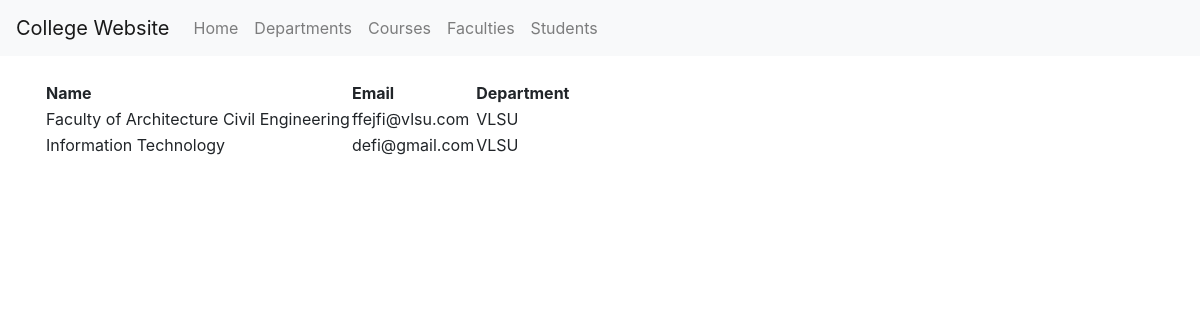
The app's page /faculty/ with its own data.
### simple/models.py (models this page shows, shortened)
class Faculty(models.Model):
    first_name = models.CharField(max_length=50)
    last_name = models.CharField(max_length=50)
    email = models.EmailField()
    department = models.ForeignKey(Department, on_delete=models.CASCADE)

class Department(models.Model):
    name = models.CharField(max_length=200)
    description = models.TextField()
    def __str__(self):
        return self.name

### simple/views.py (the view)
# urls.py: path('faculty/', faculty_list, name='faculty_list'),
def faculty_list(request):
    faculties = Faculty.objects.all()
    return render(request, 'faculty_list.html', {'faculties': faculties})

### simple/templates/faculty_list.html
{% extends 'base.html' %}
{% block content %}
 <table>
  <tr>
   <th>Name</th>
   <th>Email</th>
   <th>Department</th>
  </tr>
  {% for faculty in faculties %}
  <tr>
   <td>{{ faculty.first_name }} {{ faculty.last_name }}</td>
   <td>{{ faculty.email }}</td>
   <td>{{ faculty.department }}</td>
  </tr>
  {% endfor %}
 </table>
{% endblock %}

### records on screen
Faculty: first_name "Faculty of Architecture", last_name "Civil Engineering", email "ffejfi@vlsu.com", department "VLSU"
Faculty: first_name "Information", last_name "Technology", email "defi@gmail.com", department "VLSU"
